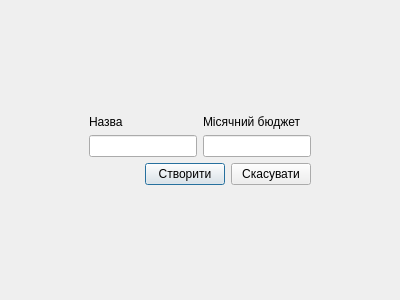
<?xml version="1.0" encoding="UTF-8"?>
<ui version="4.0">
 <class>AddProfileDialog</class>
 <widget class="QDialog" name="AddProfileDialog">
  <property name="geometry">
   <rect>
    <x>0</x>
    <y>0</y>
    <width>400</width>
    <height>300</height>
   </rect>
  </property>
  <property name="windowTitle">
   <string>Dialog</string>
  </property>
  <layout class="QGridLayout" name="gridLayout_5">
   <item row="0" column="0">
    <layout class="QGridLayout" name="gridLayout_4">
     <item row="0" column="1">
      <spacer name="verticalSpacer">
       <property name="orientation">
        <enum>Qt::Orientation::Vertical</enum>
       </property>
       <property name="sizeHint" stdset="0">
        <size>
         <width>20</width>
         <height>40</height>
        </size>
       </property>
      </spacer>
     </item>
     <item row="1" column="0">
      <spacer name="horizontalSpacer_3">
       <property name="orientation">
        <enum>Qt::Orientation::Horizontal</enum>
       </property>
       <property name="sizeHint" stdset="0">
        <size>
         <width>40</width>
         <height>20</height>
        </size>
       </property>
      </spacer>
     </item>
     <item row="1" column="1">
      <layout class="QGridLayout" name="gridLayout_3">
       <item row="0" column="0" colspan="2">
        <layout class="QGridLayout" name="gridLayout">
         <item row="0" column="0">
          <widget class="QLabel" name="label">
           <property name="text">
            <string>Назва</string>
           </property>
          </widget>
         </item>
         <item row="0" column="1">
          <widget class="QLabel" name="label_2">
           <property name="text">
            <string>Місячний бюджет</string>
           </property>
          </widget>
         </item>
         <item row="1" column="0">
          <widget class="QLineEdit" name="le_name"/>
         </item>
         <item row="1" column="1">
          <widget class="QLineEdit" name="le_monthlyBudget"/>
         </item>
        </layout>
       </item>
       <item row="1" column="0">
        <spacer name="horizontalSpacer">
         <property name="orientation">
          <enum>Qt::Orientation::Horizontal</enum>
         </property>
         <property name="sizeHint" stdset="0">
          <size>
           <width>48</width>
           <height>20</height>
          </size>
         </property>
        </spacer>
       </item>
       <item row="1" column="1">
        <layout class="QGridLayout" name="gridLayout_2">
         <item row="0" column="0">
          <widget class="QPushButton" name="pb_create">
           <property name="text">
            <string>Створити</string>
           </property>
          </widget>
         </item>
         <item row="0" column="1">
          <widget class="QPushButton" name="pb_cancel">
           <property name="text">
            <string>Скасувати</string>
           </property>
          </widget>
         </item>
        </layout>
       </item>
      </layout>
     </item>
     <item row="1" column="2">
      <spacer name="horizontalSpacer_2">
       <property name="orientation">
        <enum>Qt::Orientation::Horizontal</enum>
       </property>
       <property name="sizeHint" stdset="0">
        <size>
         <width>40</width>
         <height>20</height>
        </size>
       </property>
      </spacer>
     </item>
     <item row="2" column="1">
      <spacer name="verticalSpacer_2">
       <property name="orientation">
        <enum>Qt::Orientation::Vertical</enum>
       </property>
       <property name="sizeHint" stdset="0">
        <size>
         <width>20</width>
         <height>40</height>
        </size>
       </property>
      </spacer>
     </item>
    </layout>
   </item>
  </layout>
 </widget>
 <resources/>
 <connections/>
</ui>
